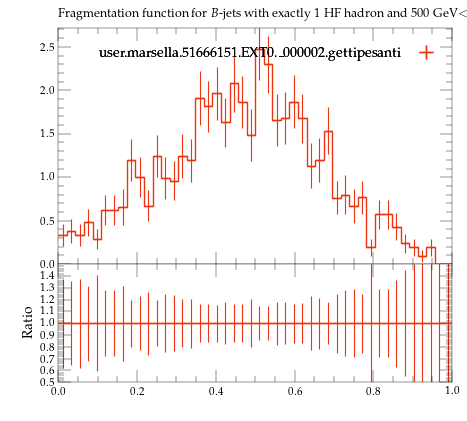

Write the Python code that produced this figure.
#! /usr/bin/env python

# This Python script was auto-generated using YODA v2.0.2.
# Analysis object: /MC_HFDECAYS/high_pT_frag_B_jet_1H
# Timestamp: 24-07-2026 (16:40:06)

import matplotlib as mpl
import matplotlib.pyplot as plt
mpl.use('Agg') # comment out for interactive use
import os
import numpy as np

plotDir = os.path.split(os.path.realpath(__file__))[0]
if 'YODA_USER_PLOT_PATH' in globals():
    plot_outdir = globals()['YODA_USER_PLOT_PATH']
else:
    plot_outdir = plotDir

#plot style
plt.style.use(os.path.join(plotDir, '../default.mplstyle'))
# plot metadata
figW, figH = plt.rcParams['figure.figsize']
ax_xLabel = r''
ax_yLabel = r''
ax_title  = r'Fragmentation function for $B$-jets with exactly 1 HF hadron and 500 GeV$<p_\mathrm{T,jet}<$1000 GeV'
ax_xScale = 'linear'
ax_yScale = 'linear'
xLims = (0.0, 1.0)
yLims = (0.0, 2.7190790000000002)

# TeX-friendly labels for the legend
labels = {
    'legend' : ([ r"user.marsella.51666151.EXT0.\_000002.gettipesanti" ], r""),
}

# Adjust canvas width and height
canvasW = 10.0
canvasH = 9.0
figW *= canvasW/10.
figH *= canvasH/9.

# Create figure and axis objects
fig, (ax, ratio0_ax) = plt.subplots(2, 1, sharex=True,
                  figsize=(figW,figH), gridspec_kw={'height_ratios': (6.0, 3.0)})

# Set figure margins
plt.subplots_adjust(
    left   = 1.0 * plt.rcParams['figure.subplot.left'],
    right  = 1.0 * plt.rcParams['figure.subplot.right'],
    top    = 1.0 * plt.rcParams['figure.subplot.top'],
    bottom = 1.0 * plt.rcParams['figure.subplot.bottom'])

ratio0_ax.yaxis.set_major_locator(mpl.ticker.MultipleLocator(0.1))
ratio0_ax.set_ylim(0.5, 1.4999)
ratio0_ax.set_ylabel('Ratio')

# the numerical data is stored in a separate file
dataf = dict()
prefix = os.path.split(__file__)[0]
if prefix:    prefix = prefix + '/'
exec(open(prefix+'high_pT_frag_B_jet_1H__data.py').read(), dataf)


legend_handles = dict() # keep track of handles for the legend

# style options for curves
# starts at zorder>=5 to draw curve on top of legend
styles = {
  'user.marsella.51666151.EXT0._000002.gettipesanti.yoda.gz': {
    'color' : '#EE3311',
    'linestyle' : '-',
    'linewidth' : 1,
    'marker' : 'none',
    'markersize' : 2,
    'capsize' : 0.0,
    'zorder' : 5,
    'histstyle' : 1,
    'drawstyle' : 'steps-pre',
    'xerrorbars' : 1,
    'yerrorbars' : 1,
    'fillcolor' : None,
    'fillopacity' : 1.0,
    'ratio0_linestyle' : '-',
    'ratio0_linewidth' : 1,
    'ratio0_marker' : 'none',
    'ratio0_markersize' : 2,
    'ratio0_capsize' : 0.0,
    'ratio0_zorder' : 5,
    'ratio0_histstyle' : 1,
    'ratio0_drawstyle' : 'steps-pre',
    'ratio0_xerrorbars' : 1,
    'ratio0_yerrorbars' : 1,
  },
}

# curve from input yoda files in main panel
for label, yvals in dataf['yvals'].items():
    if all(np.isnan(v) for v in dataf['yvals'][label]):
        continue
    tmp = None
    if styles[label]['histstyle']: # draw as histogram
        xpos = dataf['xedges'][label] if styles[label]['drawstyle'] else dataf['xpoints'][label]
        ypos = np.insert(yvals, 0, yvals[0]) if styles[label]['drawstyle'] else yvals
        if styles[label]['fillcolor']: # fill area below curve
            ax.fill_between(xpos, ypos, step='pre',
                            color=styles[label]['fillcolor'],
                            alpha=styles[label]['fillopacity'])
        tmp, = ax.plot(xpos, ypos,
                       color=styles[label]['color'],
                       linestyle=styles[label]['linestyle'],
                       linewidth=styles[label]['linewidth'],
                       drawstyle=styles[label]['drawstyle'], solid_joinstyle='miter',
                       zorder=styles[label]['zorder'], label=label)
    tmp = ax.errorbar(dataf['xpoints'][label], yvals,
                      xerr=np.array(dataf['xerrs'][label])*styles[label]['xerrorbars'],
                      yerr=np.array(dataf['yerrs'][label])*styles[label]['yerrorbars'],
                      fmt=styles[label]['marker'], capsize=styles[label]['capsize'],
                      markersize=styles[label]['markersize'],
                      ecolor=styles[label]['color'],
                      color=styles[label]['color'], zorder=styles[label]['zorder'])
    tmp[-1][0].set_linestyle(styles[label]['linestyle'])
    tmp[-1][0].set_linewidth(styles[label]['linewidth'])
    if label in dataf['add_legend_handle']:  legend_handles[label] = tmp
    for varLabel in dataf['variation_yvals'].keys():
        if varLabel.startswith(label):
            tmp, = ax.plot(dataf['xedges'][label], dataf['variation_yvals'][varLabel],
                           color=styles[label]['color'],
                           linestyle=styles[label]['linestyle'],
                           linewidth=styles[label]['linewidth'],
                           drawstyle='steps-pre', solid_joinstyle='miter',
                           zorder=styles[label]['zorder'], alpha=0.5)


# plots on ratio panel
# curve from input yoda files in ratio panel
for label, yvals in dataf['ratio0_yvals'].items():
    if all(np.isnan(v) for v in yvals):
        continue
    if styles[label]['ratio0_histstyle']: # plot as histogram
        xpos = dataf['xedges']['user.marsella.51666151.EXT0._000002.gettipesanti.yoda.gz'] if styles[label]['ratio0_drawstyle'] else dataf['xpoints']['user.marsella.51666151.EXT0._000002.gettipesanti.yoda.gz']
        ypos = np.insert(yvals, 0, yvals[0]) if styles[label]['ratio0_drawstyle'] else yvals
        ratio0_ax.plot(xpos, ypos,
                       color=styles[label]['color'],
                       linewidth=styles[label]['linewidth'],
                       linestyle=styles[label]['ratio0_linestyle'],
                       drawstyle=styles[label]['ratio0_drawstyle'], zorder=styles[label]['zorder'],
                       solid_joinstyle='miter')
    tmp = ratio0_ax.errorbar(dataf['xpoints']['user.marsella.51666151.EXT0._000002.gettipesanti.yoda.gz'], yvals,
                             xerr=np.array(dataf['ref_xerrs'])*styles[label]['ratio0_xerrorbars'],
                             yerr=np.array(dataf['ratio0_yerrs'][label])*styles[label]['ratio0_yerrorbars'],
                             fmt=styles[label]['ratio0_marker'], capsize=styles[label]['ratio0_capsize'],
                             markersize=styles[label]['ratio0_markersize'],
                             ecolor=styles[label]['color'],
                             color=styles[label]['color'])
    tmp[-1][0].set_linestyle(styles[label]['ratio0_linestyle'])
    tmp[-1][0].set_linewidth(styles[label]['ratio0_linewidth'])

    for varlabel in dataf['ratio0_variation_vals'].keys():
        if varlabel.startswith(label):
            ratio0_ax.plot(dataf['xedges']['user.marsella.51666151.EXT0._000002.gettipesanti.yoda.gz'],
                            dataf['ratio0_variation_vals'][varlabel],
                            color=styles[label]['color'],
                            linestyle=styles[label]['linestyle'],
                            linewidth=styles[label]['linewidth'],
                            drawstyle='steps-pre', solid_joinstyle='miter',
                            zorder=1, alpha=0.5)

legend_items = list(legend_handles.values())
ax.add_artist(ax.legend(legend_items,
                        labels['legend'][0],
                        title=labels['legend'][1],
                        alignment='right',
                        loc='upper right',
                        bbox_to_anchor=(1.0, 0.97),markerfirst=False))

# set plot metadata as defined above
ratio0_ax.set_xlabel(ax_xLabel)
ratio0_ax.xaxis.set_label_coords(1., -0.15)
ax.set_ylabel(ax_yLabel, ha='right', va='top')
ax.yaxis.set_label_coords(-0.11, 1.0)
ax.set_title(ax_title, loc='left')
ax.set_xscale(ax_xScale)
ax.set_yscale(ax_yScale)
ax.set_xlim(xLims)
ax.set_ylim(yLims)

# tick formatting
plt.rcParams['xtick.top'] = True
plt.rcParams['ytick.right'] = True
fig.align_ylabels((ax, ratio0_ax))
plt.savefig(os.path.join(plot_outdir, 'high_pT_frag_B_jet_1H.pdf'), format='PDF')
plt.savefig(os.path.join(plot_outdir, 'high_pT_frag_B_jet_1H.png'), format='PNG')

plt.close(fig)
